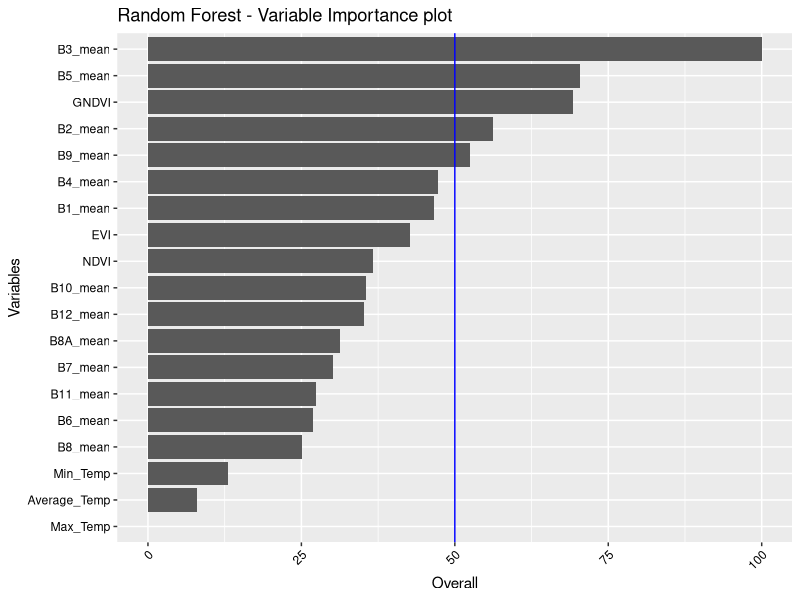

Source code (R):
# Load packages
# https://www.machinelearningplus.com/machine-learning/caret-package/
# https://www.youtube.com/watch?v=fSytzGwwBVw
library(tidyverse)
library(mlbench)
library(ggplot2)
library(caret)

# Set the folder location
#setwd('~/Dropbox/RS Project/RSSTARTUP_repo/Product_Development/Yield_forcasting_R/Innovation_laboratory_EAGLE')
setwd('/home/diego/GITHUP_REPO/Innovation_laboratory_EAGLE')

# Import dataset
# The dataset used is summary_fn.csv, which was clean but the original one
# is summary.csv
Field_Carmen <- read.csv('./Original_data/summary_fn.csv')

# Structure of the dataframe
str(Field_Carmen)

# See top 6 rows and 10 columns
head(Field_Carmen[, 1:10])

# Split the data into training and test set
set.seed(123)
training.samples <- Field_Carmen$Kg_He %>%
  createDataPartition(p = 0.75, list = FALSE)

train.data  <- Field_Carmen[training.samples, ]
test.data <- Field_Carmen[-training.samples, ]

################################################################################

# Build the model
#model <- lm(Kg_He ~., data = train.data)

# Observe the model
#model

# It is because, one of your dependent variables has NA for Coefficients given as
# output by the lm(..) function. Such a variable is making no difference to the 
# model, often due to multicollinearity problem ie, that predictor variable is 
# linearly dependent on other predictor variables OR because, that predictor 
# variable is constant for all the records(rows). The best thing to do is to drop
# that variable from the formula in lm(..) function and do the regression again.

# Make predictions and compute the R2, RMSE and MAE
#predictions <- model %>% predict(test.data, na.action=na.exclude)

#data.frame( R2 = R2(predictions, test.data$Kg_He),
#            RMSE = RMSE(predictions, test.data$Kg_He),
#            MAE = MAE(predictions, test.data$Kg_He))

#RMSE(predictions, test.data$Kg_He)/mean(test.data$Kg_He)

################################################################################

# RandomForest
# https://topepo.github.io/caret/train-models-by-tag.html#random-forest
# https://stats.stackexchange.com/questions/348245/do-we-have-to-tune-the-number-of-trees-in-a-random-forest
# https://stats.stackexchange.com/questions/50210/caret-and-randomforest-number-of-trees

# Define training control
set.seed(234)
train.control <- trainControl(method = "none")

# Train the model
model <- train(Kg_He ~., data = Field_Carmen, 
               method = "rf",
               ntree = 1000,
               trControl = train.control,
               tuneGrid = data.frame(mtry = 6))

# Summarize the results
summary(model)
print(model)

# Make predictions and compute the R2, RMSE and MAE
predictions <- model %>% predict(test.data, na.action=na.exclude)

predictions

data.frame( R2 = R2(predictions, test.data$Kg_He),
            RMSE = RMSE(predictions, test.data$Kg_He),
            MAE = MAE(predictions, test.data$Kg_He))

RMSE(predictions, test.data$Kg_He)/mean(test.data$Kg_He)

# variable importance
gbmImp <- varImp(model, scale = T)
gbmImp

# Save boxplot as .png
png(file = './Plots/Variable_Importance.png', units = "px",
    width = 600, height = 700)
#plot(gbmImp, top = 19, main = "Random Forest - Variable Importance plot")

nrow(varImp(model)$importance) #34 variables extracted

p <- varImp(model)$importance %>% 
  as.data.frame() %>%
  rownames_to_column() %>%
  arrange(Overall) %>%
  mutate(rowname = forcats::fct_inorder(rowname )) %>%
  ggplot() +
  geom_col(aes(x = rowname, y = Overall)) +
  coord_flip() +
  labs(title = "Random Forest - Variable Importance plot") +
  geom_hline(yintercept = 50, color = "blue", size=0.5) +
  ylab('Overall') + xlab('Variables') + 
  theme(axis.text.x = element_text(angle = 45, hjust = 1, colour = "black")) +
  theme(axis.text.y = element_text(hjust = 1, colour = "black"))


plot(p)

dev.off()
